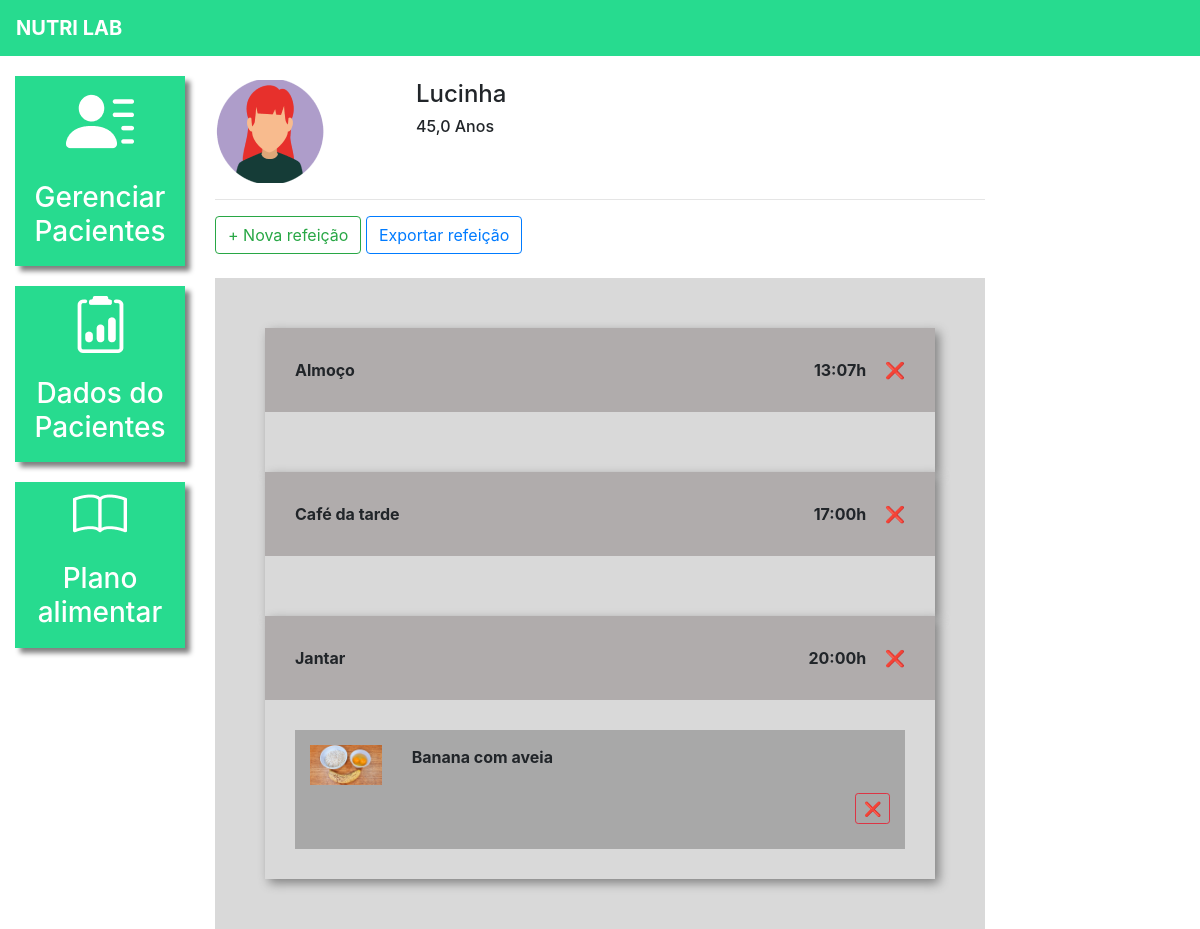
The app's page /plano_alimentar/1/ (signed in), older data.
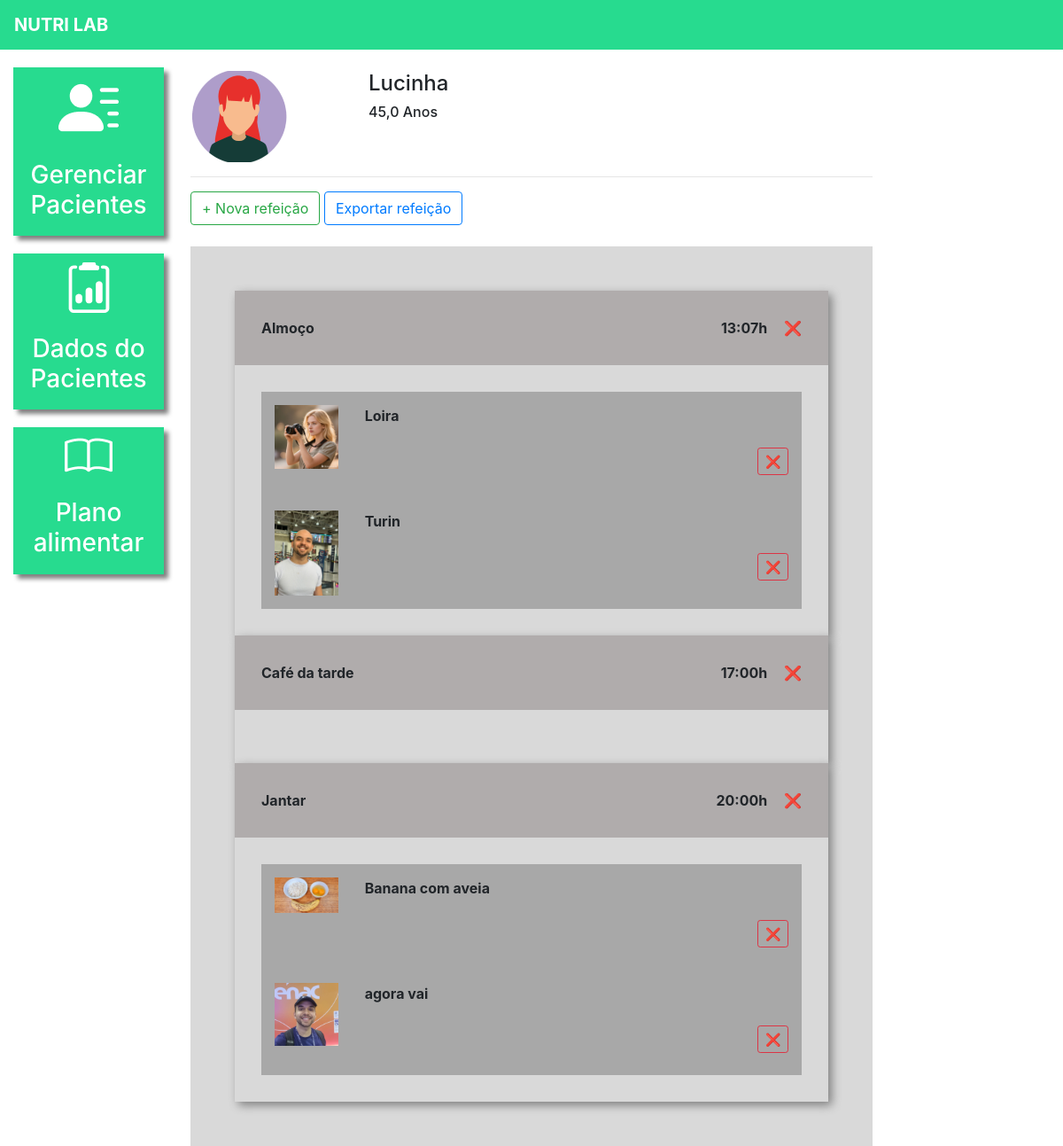
The same page, newer data.
### plataforma/models.py (models this page shows, shortened)
class Refeicao(models.Model):
    paciente = models.ForeignKey(Pacientes, on_delete=models.CASCADE)
    titulo = models.CharField(max_length=50)
    horario = models.TimeField()
    carboidratos = models.FloatField()
    proteinas = models.FloatField()
    gorduras = models.FloatField()

class Opcao(models.Model):
    refeicao = models.ForeignKey(Refeicao, on_delete=models.CASCADE)
    imagem = models.ImageField(upload_to="opcao")
    descricao = models.TextField()

### plataforma/views.py (the view)
# urls.py: path('plano_alimentar/<str:id>/', views.plano_alimentar, name="plano_alimentar"),
@login_required(login_url='/auth/logar/')
def plano_alimentar(request, id):
    paciente = get_object_or_404(Pacientes, id=id)
    if not paciente.nutri == request.user:
        messages.add_message(request, constants.ERROR, 'Esse paciente não é seu')
        return redirect('/plano_alimentar_listar/')
    if request.method == "GET":
        r1 = Refeicao.objects.filter(paciente=paciente).order_by('horario')
        o1 = Opcao.objects.all()
        return render(request, 'plano_alimentar.html', {'paciente': paciente, 'refeicao':r1, 'opcao': o1})

### plataforma/templates/plano_alimentar.html (shortened to what this page needs)
{% extends 'base_plataforma.html' %}
{% load static %}
{% block 'plataforma' %}
  <br />
  <div class="row">
    <div class="col-md-3">
      {% if paciente.sexo == "M"%}
        <img src="{% static 'plataforma/img/perfil2.png' %}" />
      {% else %}
        <img src="{% static 'plataforma/img/perfil1.png' %}" />
      {% endif %}
    </div>
    <div class="col-md-3 dados descricao">
      <h4>{{paciente.nome}}</h4>
      <h6>{{paciente.idade}} Anos</h6>
    </div>
  </div>
  <hr />
  <button
    type="button"
    class="btn btn-outline-success"
    data-toggle="modal"
    data-target="#modal"
  >
    + Nova refeição
  </button>
  <button type="button" class="btn btn-outline-primary">Exportar refeição</button>
  <br />
  <br />
  <div class="fundo-alimentar">
    {% for re in refeicao %}
      <div class="refeicao">
        <div class="head-refeicao">
          <span>{{re.titulo}}</span>
          <span style="float: right;">
            {{re.horario}}h
            <a href="{% url 'deletar_refeicao' re.id %}" style="text-decoration: none; margin-left: 15px; color: #ff6b6b; font-weight: bold; font-size: 16px;" onclick="return confirm('Tem certeza que deseja excluir esta refeição inteira?');" title="Excluir Refeição">
               ❌
            </a>
          </span>
        </div>
        <div class="body-refeicao">
          {% for opcao in re.opcao_set.all %}
            <div class="opcao">
              <div class="row">
                <div class="col-md-2">
                  {% if opcao.imagem %}
                    <img width="100%" src="{{ opcao.imagem.url }}">
                  {% else %}
                    <img width="100%" src="{% static 'plataforma/img/perfil1.png' %}">
                  {% endif %}
                </div>
                <div class="col-md-10">
                  {{ opcao.descricao }}
                  <br><br>
                  <div style="float: right; margin-bottom: 10px;">
                    <a href="{% url 'deletar_opcao' opcao.id %}" class="btn btn-sm btn-outline-danger" onclick="return confirm('Tem certeza que deseja apagar esta opção?');" title="Apagar Opção">
                       ❌
                    </a>
                  </div>
                </div>
              </div>
            </div>
          {% endfor %}
        </div>
      </div>
    {% endfor %}
  </div>
{% endblock %}

Row changes from the older to the newer data that the page shows:
added Opcao: imagem (picture), descricao "Loira", shown under Refeicao "Almoço"
added Opcao: imagem (picture), descricao "Turin", shown under Refeicao "Almoço"
added Opcao: imagem (picture), descricao "agora vai", shown under Refeicao "Jantar"
